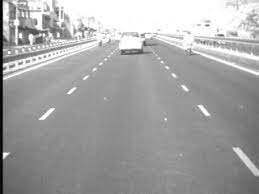
#> input picture Images/hist_eqln_input.jfif, 259 x 194 px
$ python histogram_equalization_lec_4.py
#> lines starting #> are read from the running program, lines starting #| are printed output that depends on the picture
import numpy as np
import cv2
import matplotlib.pyplot as plt


# Read the image
img = cv2.imread('Images/hist_eqln_input.jfif')
#> img is the input picture: shape (194, 259, 3); min 0, max 255, mean 164.6

# Check the image dimensions
print(f'Image shape is {img.shape}.')
#| Image shape is (194, 259, 3).

# Convert to greyscale if necessary.
img_grey = cv2.cvtColor(img, cv2.COLOR_BGR2GRAY)

# Plot histgram of original image
hist = cv2.calcHist([img_grey], [0], None, [256], [0, 256])
#> hist = 256 values, max 4380 at index 255, min 0 at index 23, mean 196.3
# hist = cv2.calcHist([img_wash], [0], None)
plt.plot(hist)
plt.show()
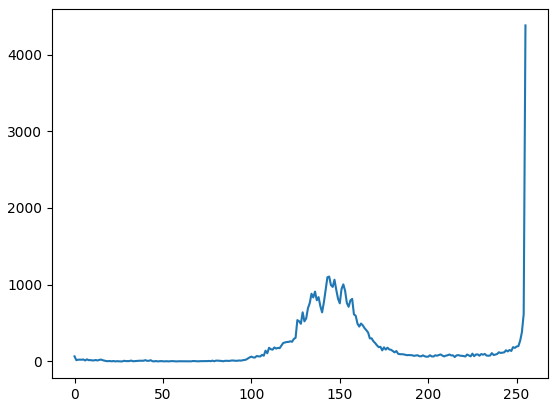
#> figure drawn by matplotlib, 1 panel; curve peaks at x = 255, y = 4380


# Show original image
cv2.imshow('original image', img_grey)
cv2.waitKey(0)

# Perform histogram equalization
equalized_img = cv2.equalizeHist(img_grey)
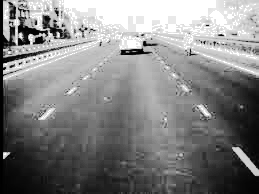
#> equalized_img: shape (194, 259); min 0, max 255, mean 129.6

# Plot histgram of equalized image
hist = cv2.calcHist([equalized_img], [0], None, [256], [0, 256])
#> hist = 256 values, max 4380 at index 255, min 0 at index 17, mean 196.3
# hist = cv2.calcHist([img_wash], [0], None)
plt.plot(hist)
plt.show()
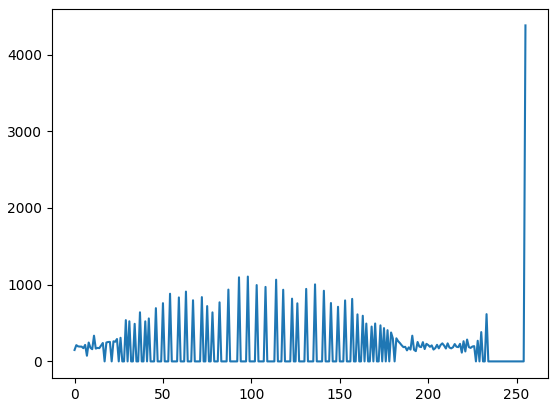
#> figure drawn by matplotlib, 1 panel; curve peaks at x = 255, y = 4380

# Show output image
cv2.imshow('histogram equalization', equalized_img)
cv2.waitKey(0)

$ run again, with Images/aliasing1_lec_8.jfif copied over Images/hist_eqln_input.jfif
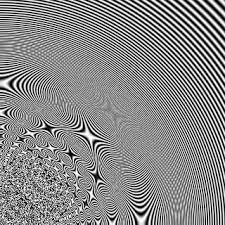
#> input picture Images/aliasing1_lec_8.jfif, 225 x 225 px
#> img is the input picture: shape (225, 225, 3); min 0, max 255, mean 136
#| Image shape is (225, 225, 3).
#> `hist = cv2.calcHist([img_grey], [0], None, [256], [0, 256])`: hist = 256 values, max 1197 at index 0, min 73 at index 27, mean 197.8
#> `equalized_img = cv2.equalizeHist(img_grey)`:
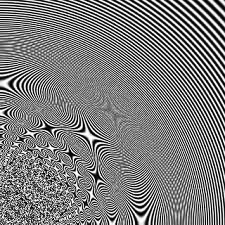
#> equalized_img: shape (225, 225); min 0, max 255, mean 125
#> `hist = cv2.calcHist([equalized_img], [0], None, [256], [0, 256])`: hist = 256 values, max 1197 at index 0, min 0 at index 66, mean 197.8
#> `plt.show()`:
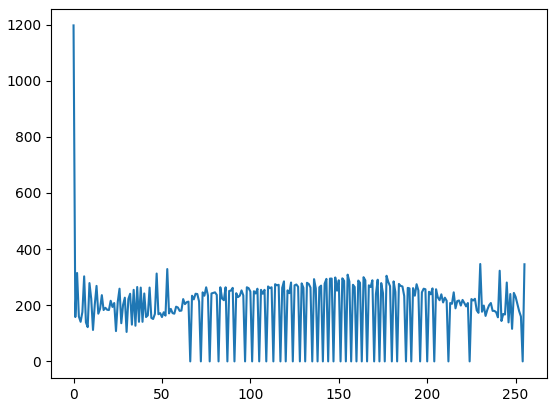
#> figure drawn by matplotlib, 1 panel; curve peaks at x = 0, y = 1197
